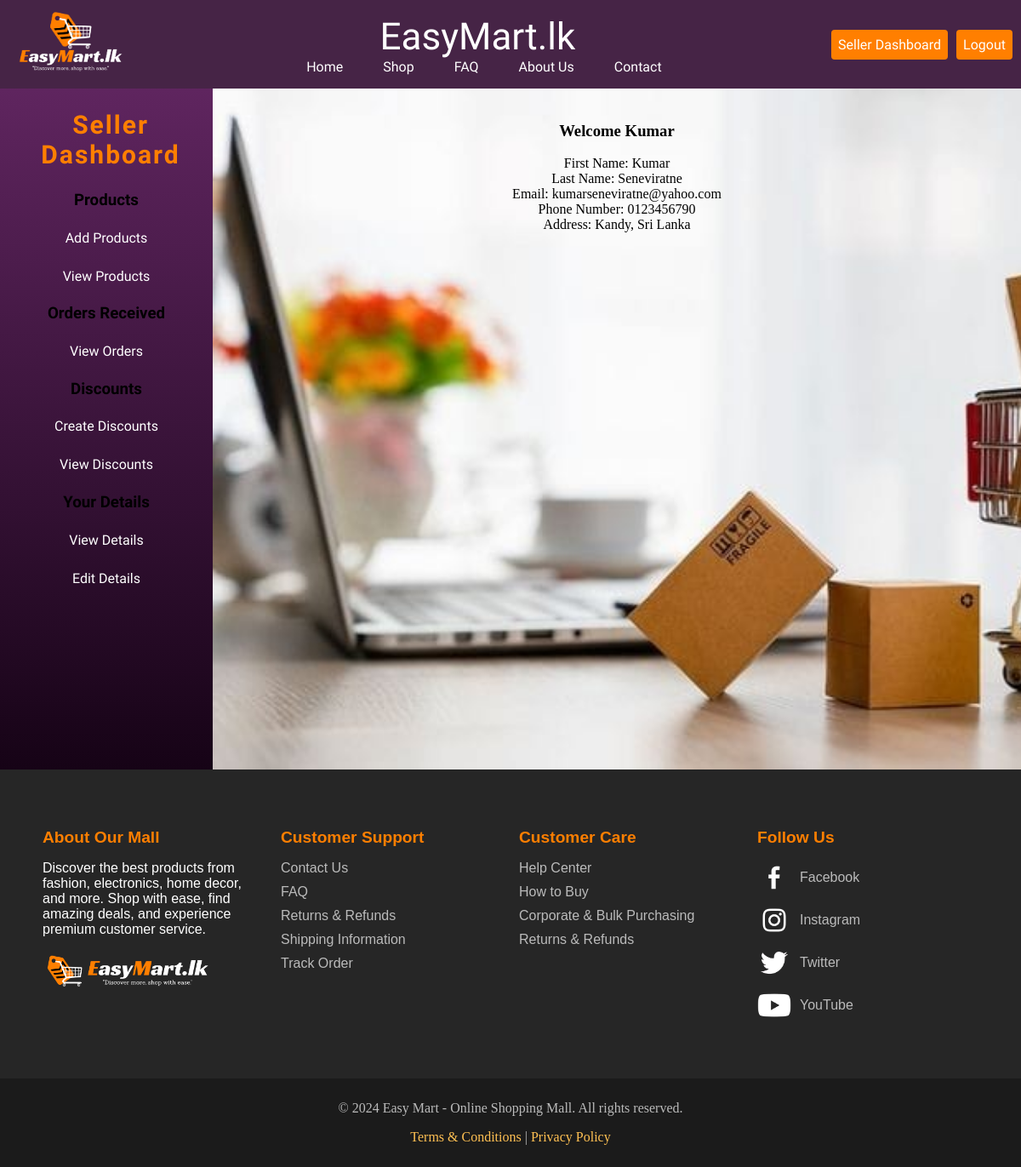
/seller_dashboard.php (signed in), run on the app's committed database.
### tables this page shows
CREATE TABLE `user` (
  `user_id` int(11) NOT NULL,
  `firstName` varchar(50) DEFAULT NULL,
  `lastName` varchar(50) DEFAULT NULL,
  `email` varchar(100) DEFAULT NULL,
  `password` varchar(255) DEFAULT NULL,
  `phone_number` varchar(15) DEFAULT NULL,
  `address` varchar(255) DEFAULT NULL,
  `account_type` enum('customer','seller') DEFAULT NULL
);

### seller_dashboard.php (the view, shortened to what this page needs)
<?php
require_once 'connect.php';
$user_id = $_SESSION['user_id'];
$user_query = "SELECT firstName, lastName, email, phone_number, address FROM `User` WHERE user_id='$user_id'";
$user_result = $conn->query($user_query);
$user = $user_result->fetch_assoc();
?>
<!DOCTYPE html>
<html lang="en">
<head>
    <link rel="stylesheet" href="css/dashboard.css">
</head>
<body>
    <?php include "header.php" ?>
    <div class="box1">
        <div class="box2">
            <div class="sidebar">
                <h2 class="naviTitle">Seller Dashboard</h2>
                <ul id="menu">
                <h3>Products </h3>
                    <p><a href="seller_dashboard/add_product.php">Add Products</a></p>
                    <p><a href="seller_dashboard/view_products.php">View Products</a></p>
                    <h3>Orders Received</h3>
                    <p><a href="seller_dashboard/orders/view_orders.php">View Orders</a></p>
                    <h3>Discounts </h3>
                    <p><a href="seller_dashboard/discount/discountCreate.php">Create Discounts</a></p>
                    <p><a href="seller_dashboard/discount/discountRead.php">View Discounts</a></p>
                    <h3>Your Details</h3>
                    <p><a href="seller_dashboard/details/view_details.php">View Details</a></p>
                    <p><a href="seller_dashboard/details/edit_details.php">Edit Details</a></p>
                </ul>
            </div>
            <div class="main-content">
                <h3>Welcome <?php echo $user['firstName']; ?></h3>
                <div class="user-details">
                    <div class="detail-item">
                        <span class="detail-title">First Name:</span>
                        <span class="detail-info"><?php echo $user['firstName']; ?></span>
                    </div>
                    <div class="detail-item">
                        <span class="detail-title">Last Name:</span>
                        <span class="detail-info"><?php echo $user['lastName']; ?></span>
                    </div>
                    <div class="detail-item">
                        <span class="detail-title">Email:</span>
                        <span class="detail-info"><?php echo $user['email']; ?></span>
                    </div>
                    <div class="detail-item">
                        <span class="detail-title">Phone Number:</span>
                        <span class="detail-info"><?php echo $user['phone_number']; ?></span>
                    </div>
                    <div class="detail-item">
                        <span class="detail-title">Address:</span>
                        <span class="detail-info"><?php echo $user['address']; ?></span>
                    </div>
                </div>
            </div>
        </div>
    </div>
    <?php include "footer.php" ?>
</body>
</html>

### css/dashboard.css (style rules this page uses)
body { margin: 0; padding: 0; }
.box1 { background-color: #f0f0f0; width: 100%; min-height: 100vh; margin: auto; display: flex; flex-direction: column; }
.box2 { display: flex; flex-grow: 1; height: auto; }
.naviTitle { font-size: 30px; font-weight: bold; color: #ff7f00; text-align: center; margin-left: 10px; letter-spacing: 2px; font-family: 'racing sans one'; }
h2, #menu { text-align: center; font-family: 'Doppio One', sans-serif; }
.sidebar { background: linear-gradient(to bottom, #5f255f, #160316); width: 250px; }
.sidebar ul { list-style-type: none; padding: 0; }
.sidebar a { color: white; text-decoration: none; display: block; padding: 5px; transition: background-color 0.3s ease; }
.main-content { flex-grow: 1; background-image: url(../images/dashboardBackground.jpg); background-repeat: no-repeat; background-size: cover; padding: 20px; text-align: center; }

### css/header.css (style rules this page uses)
body { margin: 0; }

### data on the page
user: firstName "Kumar", lastName "Seneviratne", email "kumarseneviratne@yahoo.com", phone_number "0123456790", address "Kandy, Sri Lanka"
